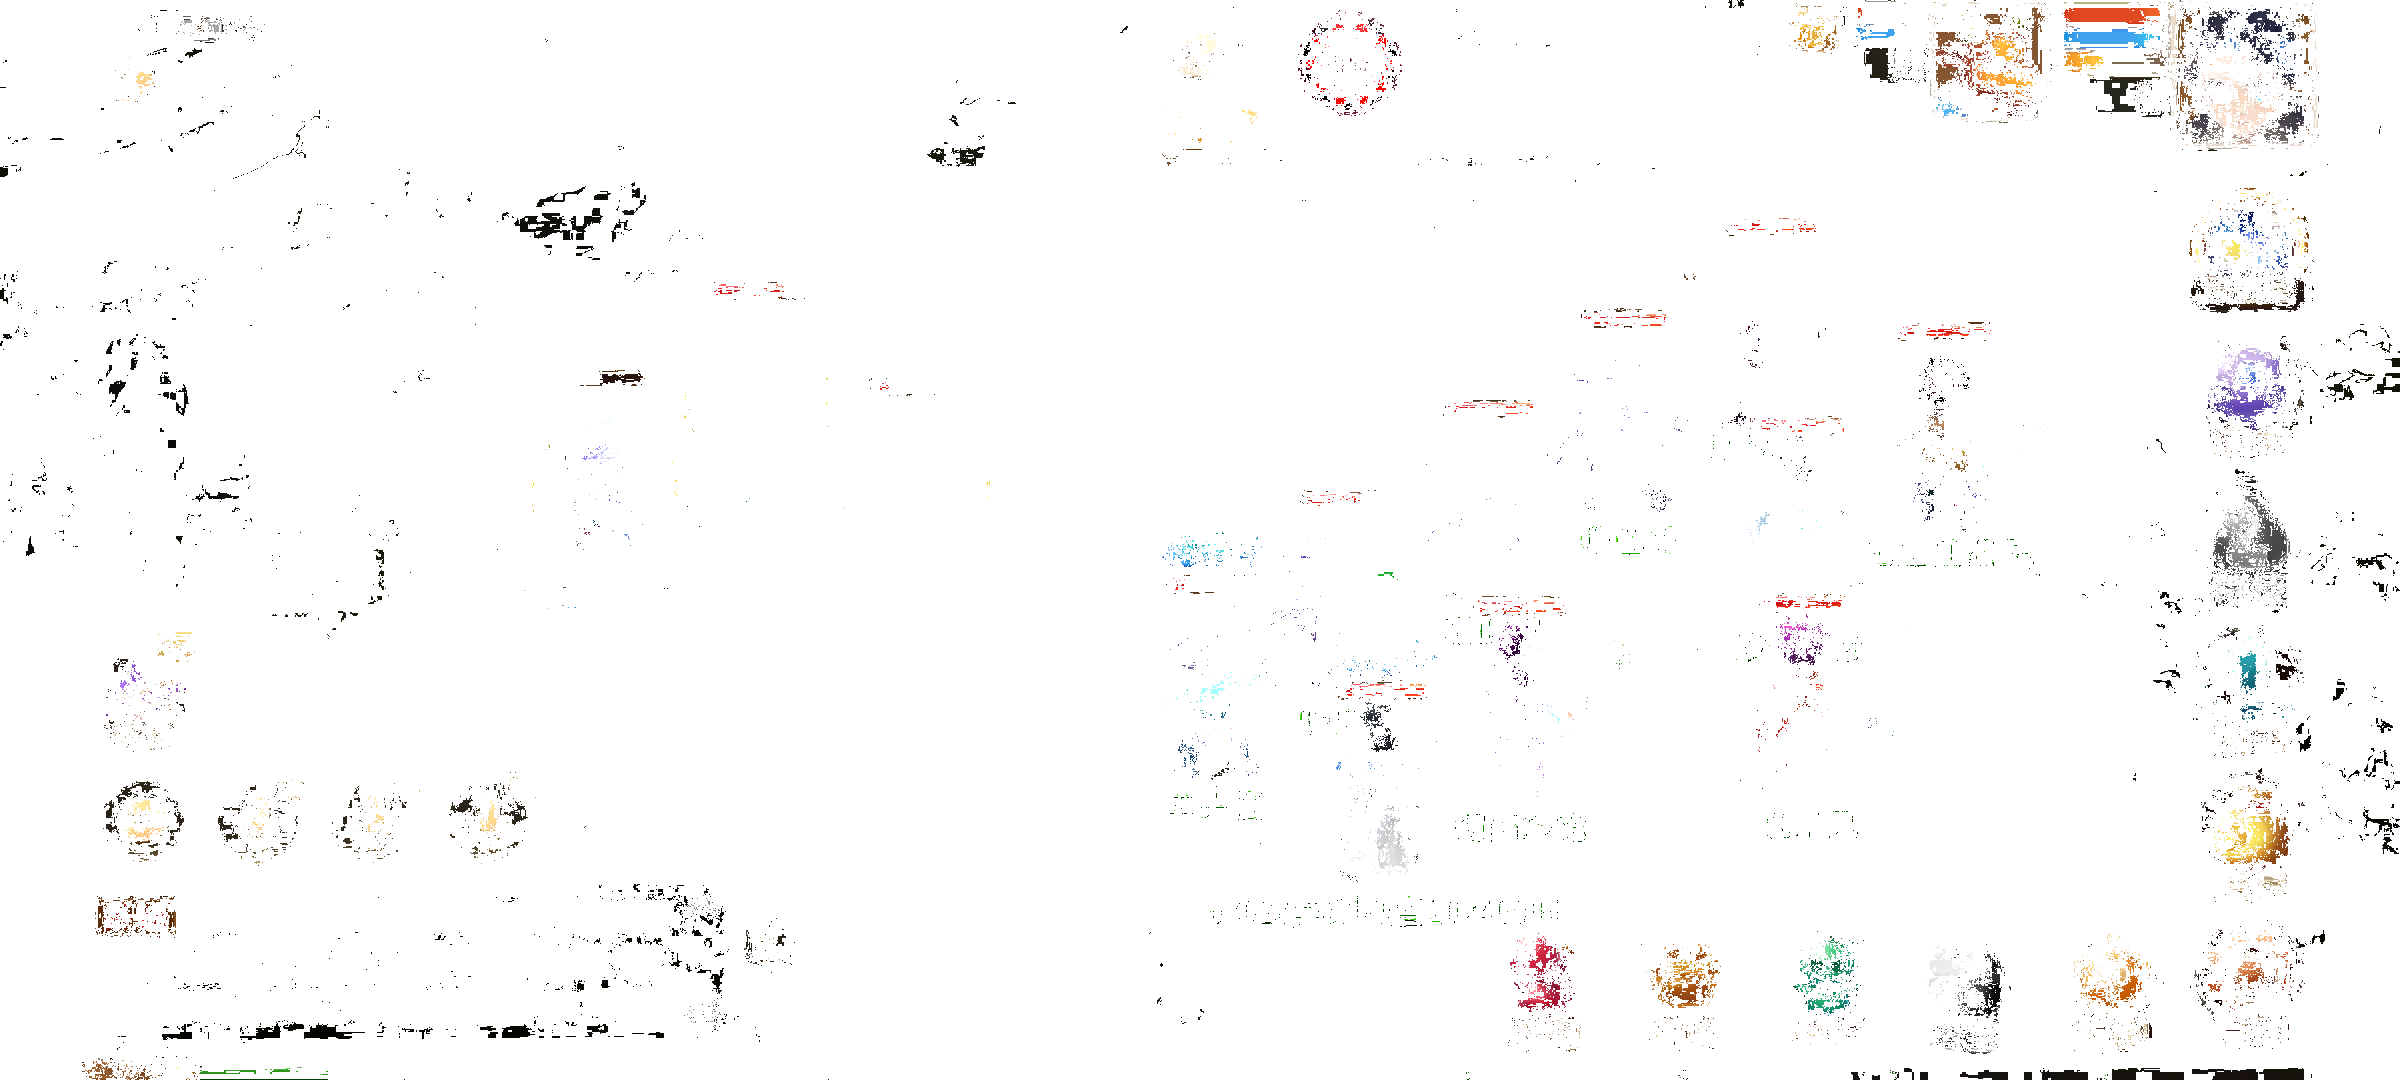

Reproduce this figure in Python.
# 透明图制作, 对比源图片和结果图片, 如果结果图片的像素点和源图片的像素点不同,则设置为透明,已经设为透明的像素点,则不处理,保持透明
# IMAGE_DIR 需要处理的源图片文件夹
# resultPath 处理后的图片, 如果文件不存在,则创建文件,如果存在,就作为上次的结果继续处理
# CROP_CONFIG 源图片裁剪配置,
# tolerance 处理时的容差值

import os
import time
import glob
from PIL import Image

# 配置路径
BASE_DIR = os.path.dirname(os.path.abspath(__file__))
# 源图片文件夹路径（存放所有需要处理的截图）
IMAGE_DIR = os.path.join(BASE_DIR, './cache')
RESULT_PATH = os.path.join(BASE_DIR, './cache/toumingtu.png')

# 支持的图片扩展名
IMAGE_EXTENSIONS = ['*.png', '*.jpg', '*.jpeg', '*.bmp', '*.gif']

# 源图片裁剪配置
CROP_CONFIG = {
    'enabled': False,  # 是否启用裁剪,让配置生效
    'x': 118,  # 裁剪的x坐标
    'y': 1028,  # 裁剪的y坐标
    'w': 94,  # 裁剪的宽度
    'h': 31  # 裁剪的高度
}

base_image = None
is_processing = False
# 记录每个文件的最后修改时间
file_mtimes = {}


def get_image_files():
    """获取文件夹内所有图片文件"""
    image_files = []
    for ext in IMAGE_EXTENSIONS:
        pattern = os.path.join(IMAGE_DIR, ext)
        image_files.extend(glob.glob(pattern))
    
    # 排除结果文件本身
    result_path_normalized = os.path.normpath(RESULT_PATH)
    image_files = [f for f in image_files if os.path.normpath(f) != result_path_normalized]
    
    return image_files


def process_single_image(image_path, tolerance=0):
    """处理单张图片"""
    global base_image, file_mtimes

    try:
        # 检查文件修改时间，避免重复处理同一张图片
        stats = os.stat(image_path)
        current_mtime = stats.st_mtime

        if image_path in file_mtimes and current_mtime == file_mtimes[image_path]:
            # 文件未更新，跳过
            return False

        # 读取当前图片
        try:
            current_image = Image.open(image_path).convert("RGBA")
        except IOError:
            # 可能文件正在写入中，读取失败
            return False

        # 如果启用了裁剪，先对图片进行裁剪
        if CROP_CONFIG['enabled']:
            # box = (left, upper, right, lower)
            box = (
                CROP_CONFIG['x'],
                CROP_CONFIG['y'],
                CROP_CONFIG['x'] + CROP_CONFIG['w'],
                CROP_CONFIG['y'] + CROP_CONFIG['h']
            )
            current_image = current_image.crop(box)

        file_mtimes[image_path] = current_mtime

        if base_image is None:
            if os.path.exists(RESULT_PATH):
                print('发现 toumingtu.png，将其作为基准图片')
                try:
                    base_image = Image.open(RESULT_PATH).convert("RGBA")
                except IOError:
                    # 如果读取失败，可能文件损坏，重新开始
                    base_image = current_image
                    print('读取基准图片失败，已使用当前图片重新初始化')
                    base_image.save(RESULT_PATH)
                    return True
            else:
                # 第一张图片，作为基准
                base_image = current_image
                print(f'已使用 {os.path.basename(image_path)} 初始化基准图片')
                base_image.save(RESULT_PATH)
                return True

        # 确保尺寸一致
        if base_image.size != current_image.size:
            print(f'图片 {os.path.basename(image_path)} 尺寸不一致，跳过')
            return False

        width, height = base_image.size
        # 获取像素数据以便读写
        base_pixels = base_image.load()
        current_pixels = current_image.load()

        diff_count = 0

        # 遍历所有像素进行对比
        for x in range(width):
            for y in range(height):
                # 获取基准图片像素 (r, g, b, a)
                r1, g1, b1, a1 = base_pixels[x, y]

                # 如果基准图片这个点已经是透明的，就不用比了
                if a1 == 0:
                    continue

                # 获取当前图片像素
                r2, g2, b2, a2 = current_pixels[x, y]

                # 对比两个像素是否相同
                r_diff = abs(r1 - r2)
                g_diff = abs(g1 - g2)
                b_diff = abs(b1 - b2)
                a_diff = abs(a1 - a2)

                if r_diff > tolerance or g_diff > tolerance or b_diff > tolerance or a_diff > tolerance:
                    # 不一样，设置为透明
                    # Pillow中设置透明可以直接设 alpha=0, 也可以全0
                    base_pixels[x, y] = (0, 0, 0, 0)
                    diff_count += 1

        if diff_count > 0:
            print(f'[{os.path.basename(image_path)}] 发现 {diff_count} 个不同像素')
            return True
        
        return False

    except Exception as err:
        print(f'处理 {os.path.basename(image_path)} 出错: {err}')
        return False


def process_all_images(tolerance=0):
    """处理文件夹内所有图片"""
    global base_image, is_processing

    if is_processing:
        return
    is_processing = True

    try:
        # 检查文件夹是否存在
        if not os.path.exists(IMAGE_DIR):
            print(f'等待图片文件夹 {IMAGE_DIR}...')
            return

        # 获取所有图片文件
        image_files = get_image_files()
        
        if not image_files:
            print('文件夹内没有图片文件')
            return

        updated = False
        for image_path in image_files:
            if process_single_image(image_path, tolerance):
                updated = True

        # 如果有更新，保存结果
        if updated and base_image is not None:
            base_image.save(RESULT_PATH)
            print(f'已更新结果图片，共处理 {len(image_files)} 张图片')

    except Exception as err:
        print(f'处理出错: {err}')
    finally:
        is_processing = False


if __name__ == "__main__":
    # 每秒执行一次
    print(f'开始监控文件夹 {IMAGE_DIR} 的图片变化...')
    tolerance_val = 5  # 设置容差值

    try:
        while True:
            process_all_images(tolerance_val)
            time.sleep(1)
    except KeyboardInterrupt:
        print('程序已停止')
